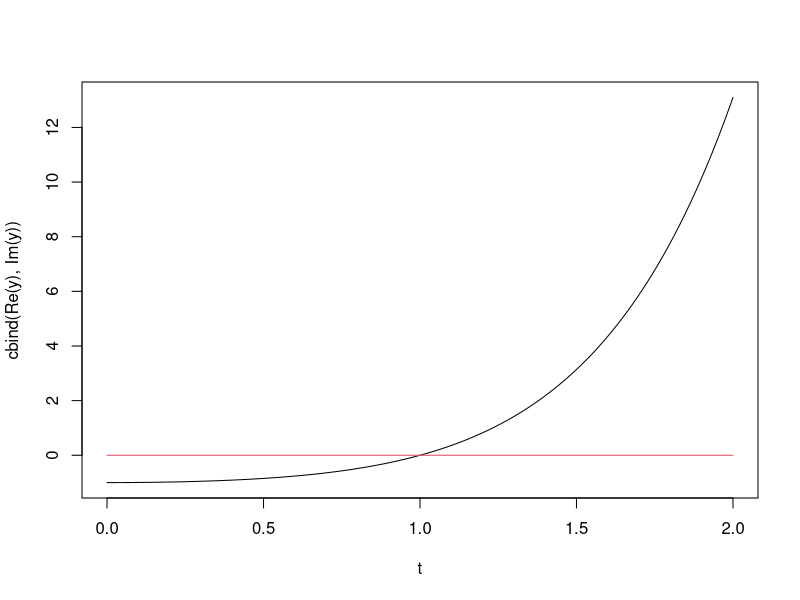
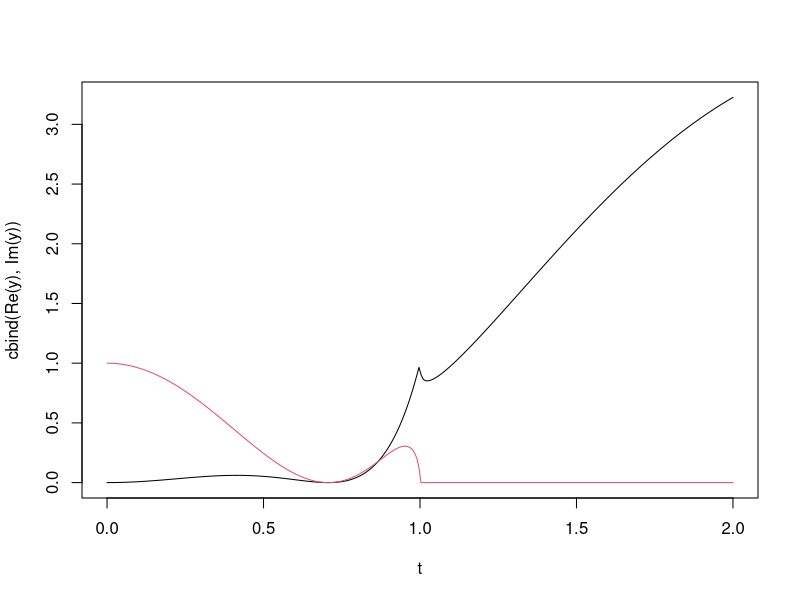
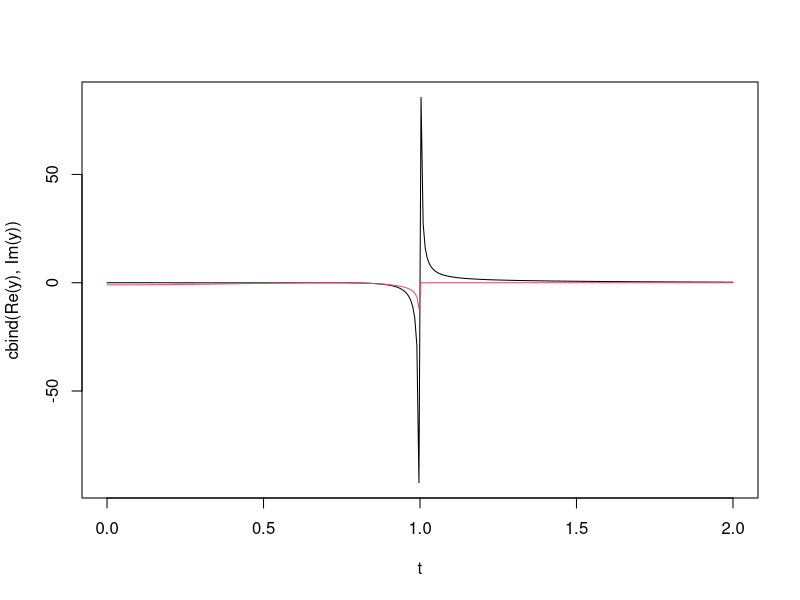
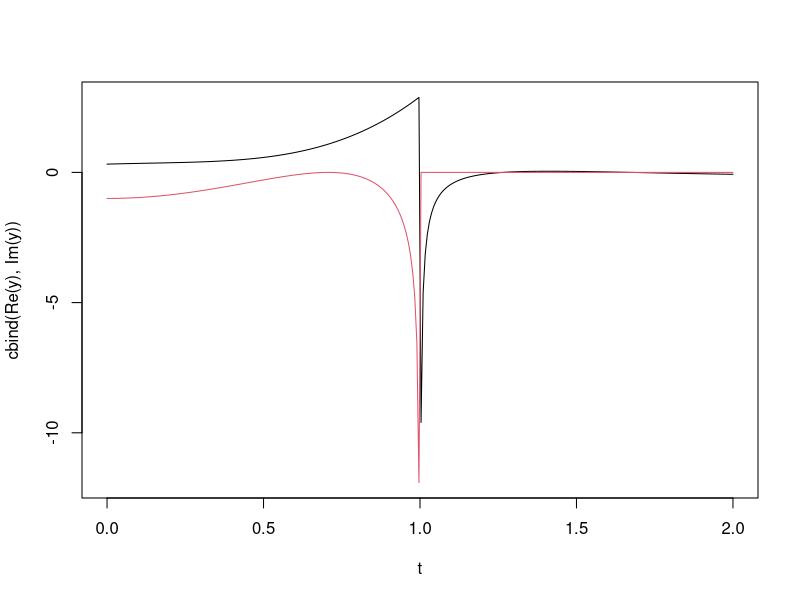

Write the R code that produced these figures, in order. (Note: this script raises an error after producing the figures.)
# gamma from paper:
gamma = function(t) ifelse(t <= 1, -1i*sqrt(1-t^2), sqrt(t^2-1))
# gamma':
gamma_ = function(t) ifelse(t <= 1, 1i*t/sqrt(1-t^2), t/sqrt(t^2-1))
# c2n from paper:
c2n = function(t,n) ifelse(t<=1,cos(2*n*asin(t)),(-1)^n*cosh(2*n*acosh(t)))

# example parameters
k = pi
d = 0.5
q = 1
n = 1

# f and g from paper:
f = function(t) exp(-k*gamma(t)*d) * c2n(t,q) * c2n(t,n)
g = function(t) gamma(t)*sinh(k*gamma(t)*d)
# g'
g_ = function(t) ifelse(t==1,2*d*k,gamma_(t)*sinh(k*gamma(t)*d) + gamma(t)*cosh(k*gamma(t)*d)*k*gamma_(t)*d)

# function for plotting complex functions
plot_complex = function(x,y,type="l",lty=1,...) matplot(t,cbind(Re(y),Im(y)),type=type,lty=lty,...)

# some plots
t = seq(0,2,len=300)
plot_complex(t,g(t))
plot_complex(t,f(t))
plot_complex(t,f(t)/g(t))
plot_complex(t,f(t)/g(t) - f(1)/(g_(1)*(t-1)))

# function for integrating complex functions
integrate_complex = function(fun, ...) {
    remove_nan = function(x) ifelse(is.finite(x),x,0)
    ret = list()
    ret$Re = integrate(function(x) remove_nan(Re(fun(x))),...)
    ret$Im = integrate(function(x) remove_nan(Im(fun(x))),...)
    ret$value = ret$Re$value + 1i*ret$Im$value
    ret
}

# the function under integral without modification
h = function(t) f(t)/g(t)

# First integral from 2x0 to Infty 
ret = integrate_complex(h, lower=2, upper=Inf)
Integral1 = ret$value

# Naive integral of the 0 to 2x0 is divergent:
ret = integrate_complex(h, lower=0, upper=2)

# We can remove singularities:
h = function(t) f(t)/g(t) - f(1)/(g_(1)*(t-1))
# And now the integral can be computed:
ret = integrate_complex(h, lower=0, upper=2)
Integral2 = ret$value

# But we need a "correction" for the subtracted singularity
Integral3 = f(1)/g_(1) * log(2/1-1)

#Result:
Integral1 + Integral2 + Integral3
